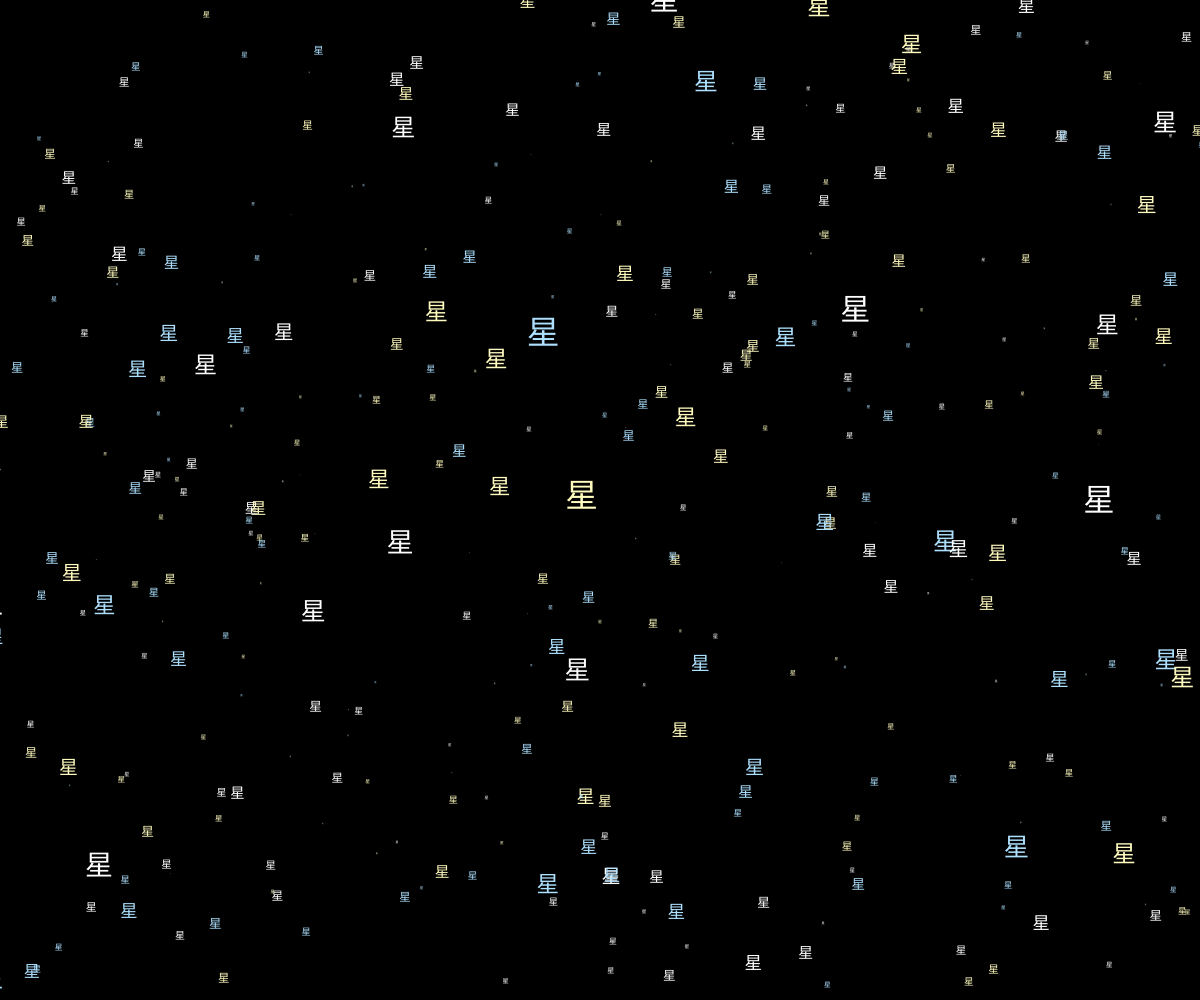
Frame 1 (no input)
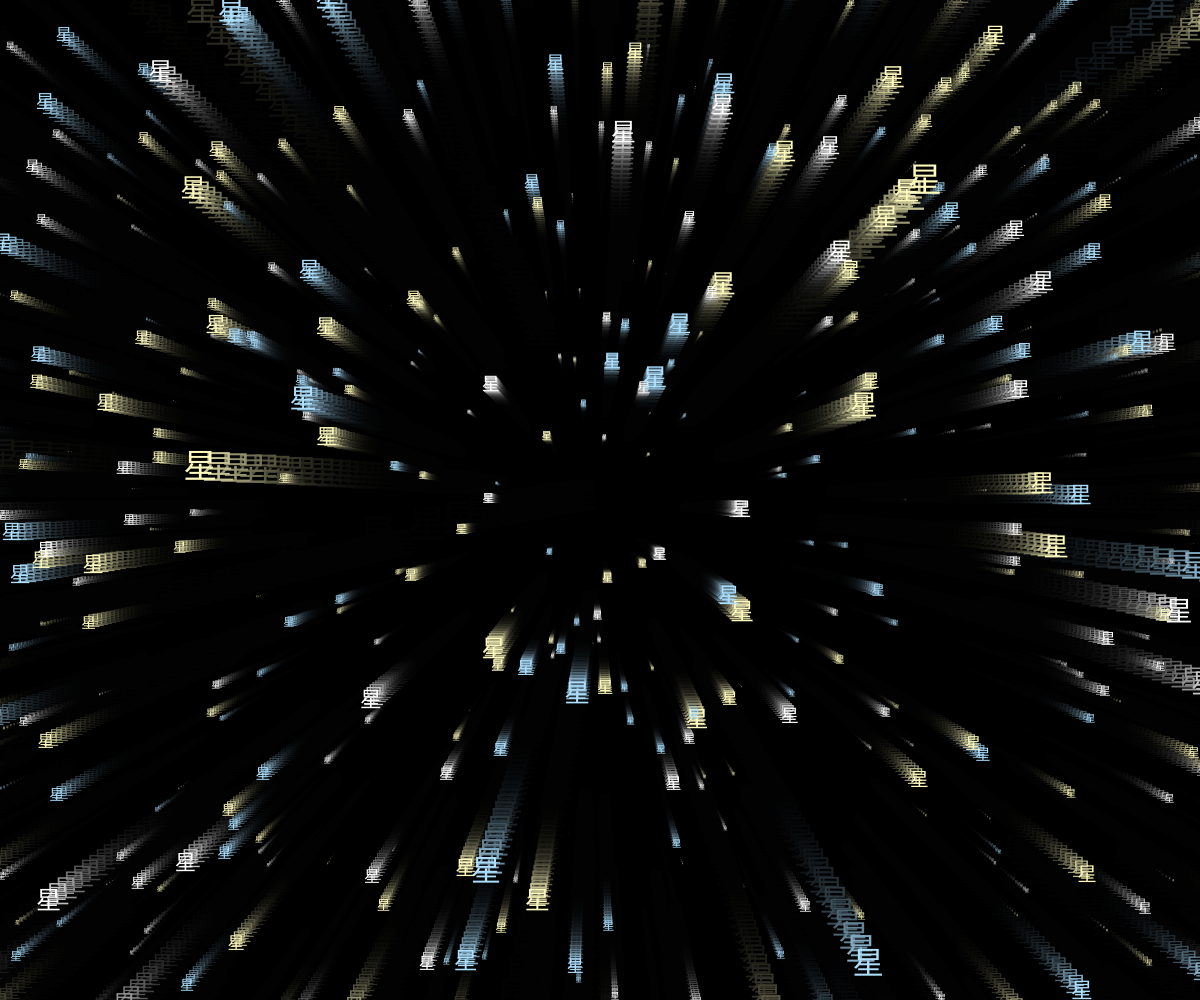
Frame 60 (no input)
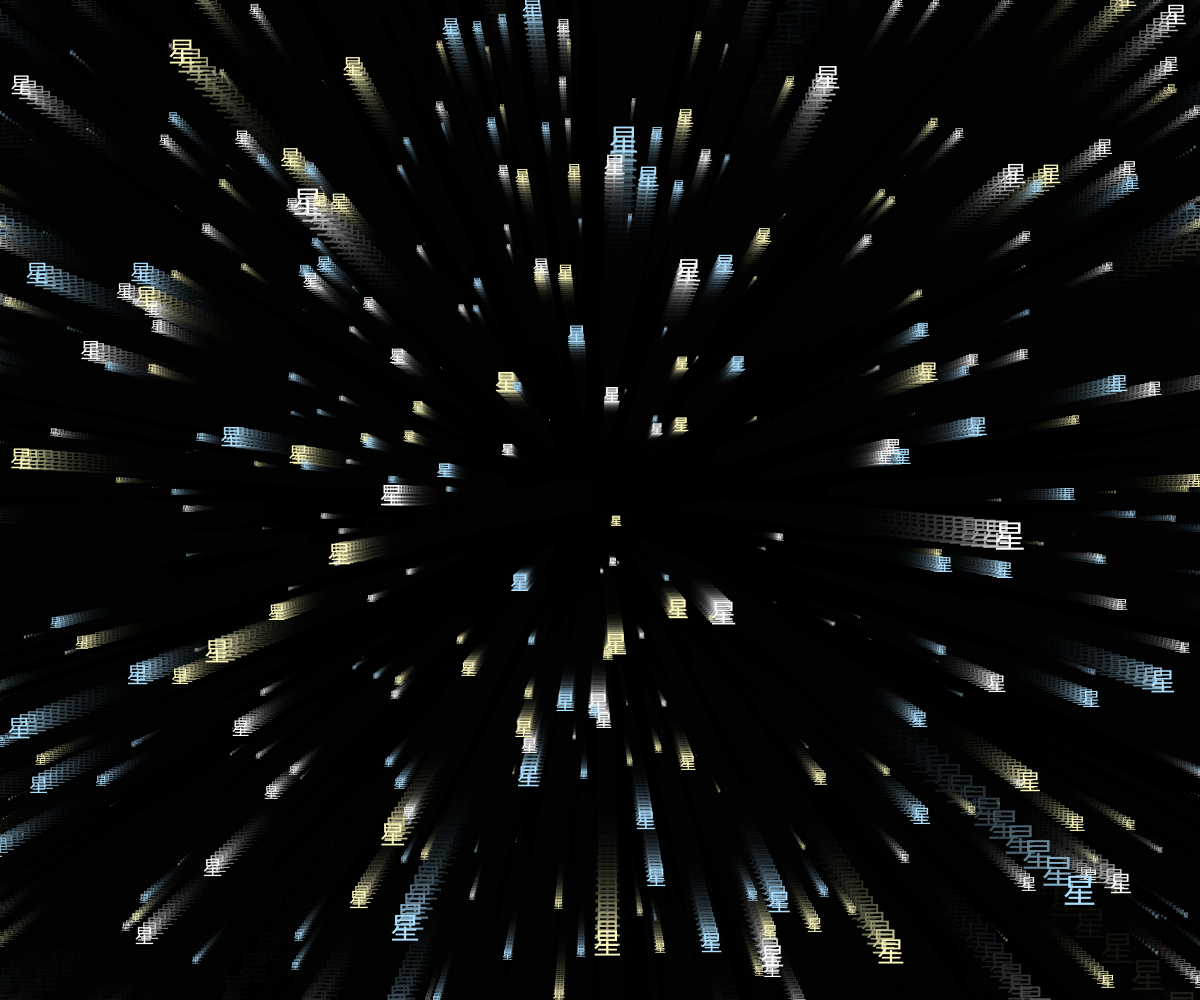
Frame 120 (the mouse pressed at the canvas centre since frame 60)

The p5.js sketch that drew these frames (run headless with seeded random() and noise() and a simulated clock; from frame 60 on, the mouse is pressed at the canvas centre):

// p5.js sketch
// ── sketch.js
//'星' by Max Allison






//set up variables/colors and things
let stars = [];
let colors = [ '#ADE0FF', '#FFFABE', '#FFFFFF'];
let speed1;
let chubby
let mode = 0;
let count = 1;
let starcount = 1000;





//runs once at beginning
function setup() {
	createCanvas(windowWidth, windowHeight);
  background(0);
	
	//create starcount number of stars (1000 works well for this case)
  for (let i = 0; i < starcount; i++) {
    stars[i] = new Star();
  }
}


//runs every frame
function draw() {
	// runs through the animation
	updateModes();
	
	//makes a trail
	fill(0,60);
	noStroke();
  rect(0, 0, width, height);
 
	
	// update all da stars
  translate(width/2, height/2);
  for (let i = 0; i < stars.length; i++) {
    stars[i].update();
    stars[i].show();
  }
	
	
	//update our own frame variable
	count++;
	
}


//object defining each star on the screen
class Star {
	
	constructor() {
		//place it randomly on screen and give it color
		this.x = random(-width/2, width/2);
    this.y = random(-height/2, height/2);
    this.z = random(width/2);
    this.pz = this.z;
		this.color = color(random(colors));
	}

	//updates positions and things every frame
  update() {

    this.z = this.z - speed1;

    if (this.z < 1) {
      this.z = width/2;
      this.x = random(-width/2, width/2);
      this.y = random(-height/2, height/2);
      this.pz = this.z;
    }
  }

	//updates where it draws on screen every frame
  show() {
    noStroke();

    
  	let sx = map(this.x / this.z, 0, 1, 0, width/2);
    let sy = map(this.y / this.z, 0, 1, 0, height/2);;
    let r = map(this.z, 0, width/2, 16, 0);
		push();
		translate(sx,sy);
    fill(this.color);
		if (r > 0) {
			scale(r/5);
			text('星',0,0);
			
		}

		pop();


    let px = map(this.x / this.pz, 0, 1, 0, width/2);
    let py = map(this.y / this.pz, 0, 1, 0, height/2);

    this.pz = this.z;

    stroke(255);

  }
}



//does the animation
//when framecount reaches certain numbers, will switch speed of travel
function updateModes() {
	
	//switches to first mode on loop
	if (mode >= 4) {
		mode = 0;
	}
	
	//moves at casual speed for 7 sec
	if (mode == 0) {
		speed1 = 3.3
		if (count % 420 == 0) {
			mode++;
			count = 1;
		}
	}	
	
	//moves backwards
	if (mode == 1) {
		speed1 -= .01;
		if (speed1 < -3) {
			speed1 = -3;
		}
		
		if (count % 850 == 0) {
			mode++;
			count = 1;
		}
	}
	
	//explodes forward
	if (mode == 2) {
		speed1 = 15;
		if (count % 180 == 0){
			mode++;
			count = 1;
		}
	}
	
	//moves back to normal speed
	if (mode == 3) {
		if (speed1 > 3.3) {
			speed1 -= .03;
		}
		else {
			speed1 = 3.3;
		}
		
		if (count % 850 == 0) {
			mode ++;
			count = 1;
		}
		
	}
}
